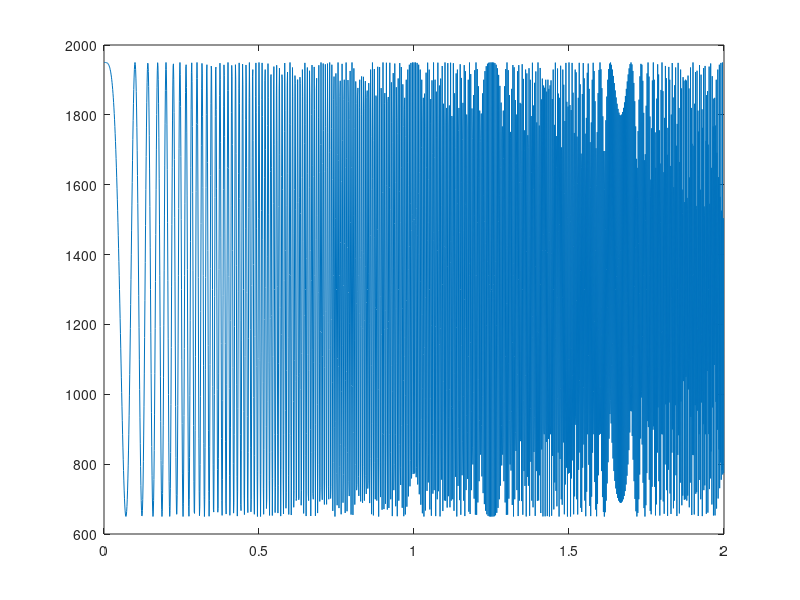

MATLAB code to generate this figure:
t = linspace(0,100)

pwm = 650*sin(exp(t))+700
plot(t,pwm)

%%

t = 0:1:100

pwm = sin(exp(t))
plot(t,pwm)

%%
 Fs=1000; % sample rate 
tf=2; % 2 seconds
t=0:1/Fs:tf-1/Fs;
f1=100;
f1=f1*t %+(sl.*t/2);
%f2=f1(end)+f2*semi_t-sl.*semi_t/2;
%f=[f1 f2];
f = f1
y=650*cos(2*pi*f.*t)+ 1300;
plot(t,y)
